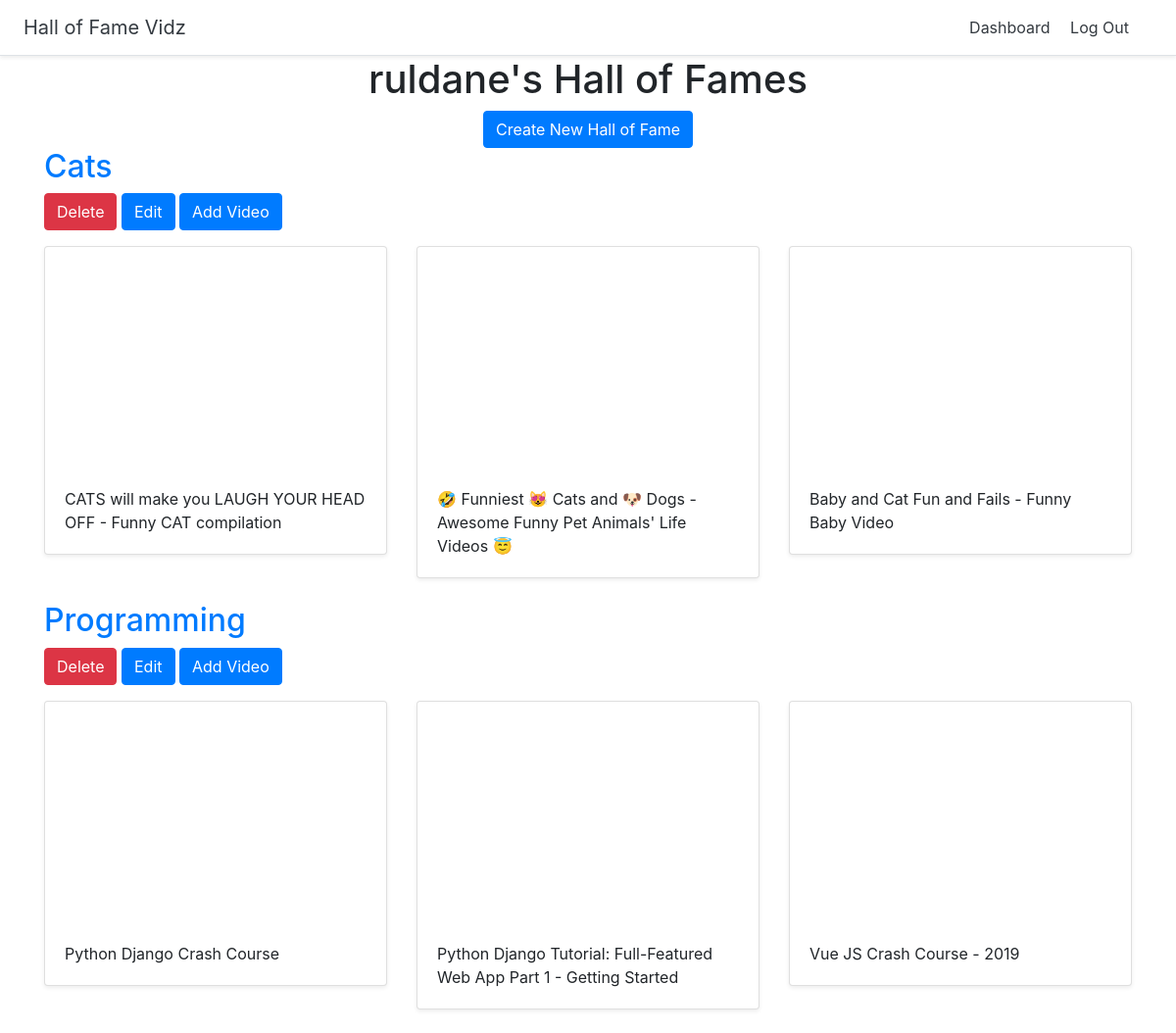
The page /dashboard (signed in) on the database its author committed.
### halls/models.py (models this page shows)
class Hall(models.Model):
    title = models.CharField(max_length=255)
    user = models.ForeignKey(User, on_delete=models.CASCADE)

class Video(models.Model):
    title = models.CharField(max_length=255)
    url = models.URLField()
    youtube_id = models.CharField(max_length=255)
    hall = models.ForeignKey(Hall, on_delete=models.CASCADE)

### halls/views.py (the view)
# urls.py: path('dashboard', views.dashboard, name='dashboard'),
@login_required
def dashboard(request):
    halls = Hall.objects.filter(user=request.user)
    return render(request, 'halls/dashboard.html', {'halls':halls})

### halls/templates/halls/dashboard.html
{% extends 'halls/base.html' %}
{% block content %}
<div class="container">
  <div class="text-center">
    <h1>{{ user.username }}'s Hall of Fames</h1>
    <a href="{% url 'create_hall' %}" class="btn btn-primary">Create New Hall of Fame</a>
  </div>
    {% for hall in halls %}
<h2><a href="{% url 'detail_hall' hall.id %}">{{ hall.title }}</a></h2>
<a href="{% url 'delete_hall' hall.id %}" class="btn btn-danger">Delete</a>
<a href="{% url 'update_hall' hall.id %}" class="btn btn-primary">Edit</a>
<a href="{% url 'add_video' hall.id %}" class="btn btn-primary">Add Video</a>
    <div class="row">
      {% for video in hall.video_set.all %}
      <div class="col-md-4 mt-3">
        <div class="card mb-4 shadow-sm">
          <iframe width="100%" height="225" src="https://www.youtube.com/embed/{{ video.youtube_id }}" frameborder="0" allow="accelerometer; autoplay; encrypted-media; gyroscope; picture-in-picture" allowfullscreen></iframe>
          <div class="card-body">
            <p class="card-text">{{ video.title }}</p>
          </div>
        </div>
      </div>
      {% endfor %}
      </div>
    {% endfor %}
</div>
{% endblock %}

### rows shown on the page
Hall: title "Cats"
Video: title "CATS will make you LAUGH YOUR HEAD OFF - Funny CAT compilation"
Video: title "🤣 Funniest 😻 Cats and 🐶 Dogs - Awesome Funny Pet Animals' Life Videos 😇"
Video: title "Baby and Cat Fun and Fails - Funny Baby Video"
Hall: title "Programming"
Video: title "Python Django Crash Course"
Video: title "Python Django Tutorial: Full-Featured Web App Part 1 - Getting Started"
Video: title "Vue JS Crash Course - 2019"

### other values the page prints
{{ user.username }} "ruldane"
